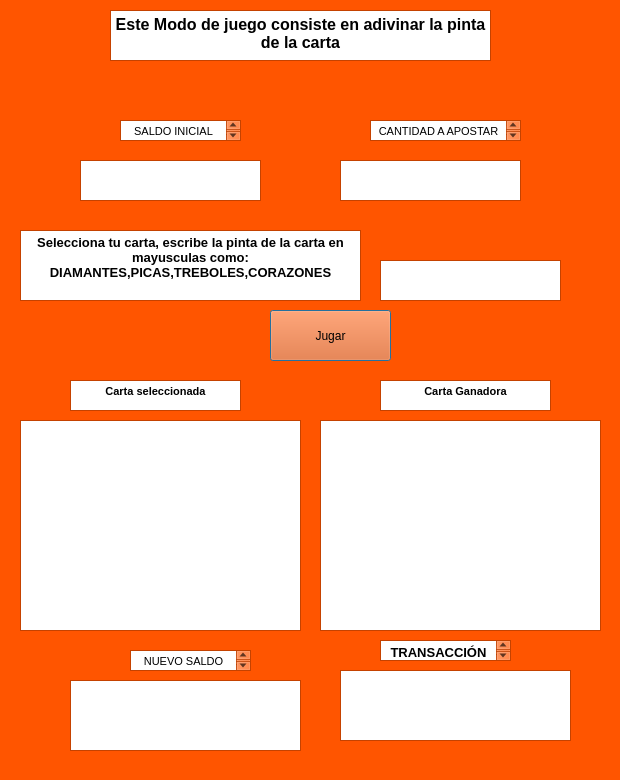
<?xml version="1.0" encoding="UTF-8"?>
<ui version="4.0">
 <class>opcion5</class>
 <widget class="QDialog" name="opcion5">
  <property name="geometry">
   <rect>
    <x>0</x>
    <y>0</y>
    <width>620</width>
    <height>780</height>
   </rect>
  </property>
  <property name="palette">
   <palette>
    <active>
     <colorrole role="WindowText">
      <brush brushstyle="SolidPattern">
       <color alpha="255">
        <red>0</red>
        <green>0</green>
        <blue>0</blue>
       </color>
      </brush>
     </colorrole>
     <colorrole role="Button">
      <brush brushstyle="SolidPattern">
       <color alpha="255">
        <red>255</red>
        <green>85</green>
        <blue>0</blue>
       </color>
      </brush>
     </colorrole>
     <colorrole role="Light">
      <brush brushstyle="SolidPattern">
       <color alpha="255">
        <red>255</red>
        <green>170</green>
        <blue>127</blue>
       </color>
      </brush>
     </colorrole>
     <colorrole role="Midlight">
      <brush brushstyle="SolidPattern">
       <color alpha="255">
        <red>255</red>
        <green>127</green>
        <blue>63</blue>
       </color>
      </brush>
     </colorrole>
     <colorrole role="Dark">
      <brush brushstyle="SolidPattern">
       <color alpha="255">
        <red>127</red>
        <green>42</green>
        <blue>0</blue>
       </color>
      </brush>
     </colorrole>
     <colorrole role="Mid">
      <brush brushstyle="SolidPattern">
       <color alpha="255">
        <red>170</red>
        <green>56</green>
        <blue>0</blue>
       </color>
      </brush>
     </colorrole>
     <colorrole role="Text">
      <brush brushstyle="SolidPattern">
       <color alpha="255">
        <red>0</red>
        <green>0</green>
        <blue>0</blue>
       </color>
      </brush>
     </colorrole>
     <colorrole role="BrightText">
      <brush brushstyle="SolidPattern">
       <color alpha="255">
        <red>255</red>
        <green>255</green>
        <blue>255</blue>
       </color>
      </brush>
     </colorrole>
     <colorrole role="ButtonText">
      <brush brushstyle="SolidPattern">
       <color alpha="255">
        <red>0</red>
        <green>0</green>
        <blue>0</blue>
       </color>
      </brush>
     </colorrole>
     <colorrole role="Base">
      <brush brushstyle="SolidPattern">
       <color alpha="255">
        <red>255</red>
        <green>255</green>
        <blue>255</blue>
       </color>
      </brush>
     </colorrole>
     <colorrole role="Window">
      <brush brushstyle="SolidPattern">
       <color alpha="255">
        <red>255</red>
        <green>85</green>
        <blue>0</blue>
       </color>
      </brush>
     </colorrole>
     <colorrole role="Shadow">
      <brush brushstyle="SolidPattern">
       <color alpha="255">
        <red>0</red>
        <green>0</green>
        <blue>0</blue>
       </color>
      </brush>
     </colorrole>
     <colorrole role="AlternateBase">
      <brush brushstyle="SolidPattern">
       <color alpha="255">
        <red>255</red>
        <green>170</green>
        <blue>127</blue>
       </color>
      </brush>
     </colorrole>
     <colorrole role="ToolTipBase">
      <brush brushstyle="SolidPattern">
       <color alpha="255">
        <red>255</red>
        <green>255</green>
        <blue>220</blue>
       </color>
      </brush>
     </colorrole>
     <colorrole role="ToolTipText">
      <brush brushstyle="SolidPattern">
       <color alpha="255">
        <red>0</red>
        <green>0</green>
        <blue>0</blue>
       </color>
      </brush>
     </colorrole>
    </active>
    <inactive>
     <colorrole role="WindowText">
      <brush brushstyle="SolidPattern">
       <color alpha="255">
        <red>0</red>
        <green>0</green>
        <blue>0</blue>
       </color>
      </brush>
     </colorrole>
     <colorrole role="Button">
      <brush brushstyle="SolidPattern">
       <color alpha="255">
        <red>255</red>
        <green>85</green>
        <blue>0</blue>
       </color>
      </brush>
     </colorrole>
     <colorrole role="Light">
      <brush brushstyle="SolidPattern">
       <color alpha="255">
        <red>255</red>
        <green>170</green>
        <blue>127</blue>
       </color>
      </brush>
     </colorrole>
     <colorrole role="Midlight">
      <brush brushstyle="SolidPattern">
       <color alpha="255">
        <red>255</red>
        <green>127</green>
        <blue>63</blue>
       </color>
      </brush>
     </colorrole>
     <colorrole role="Dark">
      <brush brushstyle="SolidPattern">
       <color alpha="255">
        <red>127</red>
        <green>42</green>
        <blue>0</blue>
       </color>
      </brush>
     </colorrole>
     <colorrole role="Mid">
      <brush brushstyle="SolidPattern">
       <color alpha="255">
        <red>170</red>
        <green>56</green>
        <blue>0</blue>
       </color>
      </brush>
     </colorrole>
     <colorrole role="Text">
      <brush brushstyle="SolidPattern">
       <color alpha="255">
        <red>0</red>
        <green>0</green>
        <blue>0</blue>
       </color>
      </brush>
     </colorrole>
     <colorrole role="BrightText">
      <brush brushstyle="SolidPattern">
       <color alpha="255">
        <red>255</red>
        <green>255</green>
        <blue>255</blue>
       </color>
      </brush>
     </colorrole>
     <colorrole role="ButtonText">
      <brush brushstyle="SolidPattern">
       <color alpha="255">
        <red>0</red>
        <green>0</green>
        <blue>0</blue>
       </color>
      </brush>
     </colorrole>
     <colorrole role="Base">
      <brush brushstyle="SolidPattern">
       <color alpha="255">
        <red>255</red>
        <green>255</green>
        <blue>255</blue>
       </color>
      </brush>
     </colorrole>
     <colorrole role="Window">
      <brush brushstyle="SolidPattern">
       <color alpha="255">
        <red>255</red>
        <green>85</green>
        <blue>0</blue>
       </color>
      </brush>
     </colorrole>
     <colorrole role="Shadow">
      <brush brushstyle="SolidPattern">
       <color alpha="255">
        <red>0</red>
        <green>0</green>
        <blue>0</blue>
       </color>
      </brush>
     </colorrole>
     <colorrole role="AlternateBase">
      <brush brushstyle="SolidPattern">
       <color alpha="255">
        <red>255</red>
        <green>170</green>
        <blue>127</blue>
       </color>
      </brush>
     </colorrole>
     <colorrole role="ToolTipBase">
      <brush brushstyle="SolidPattern">
       <color alpha="255">
        <red>255</red>
        <green>255</green>
        <blue>220</blue>
       </color>
      </brush>
     </colorrole>
     <colorrole role="ToolTipText">
      <brush brushstyle="SolidPattern">
       <color alpha="255">
        <red>0</red>
        <green>0</green>
        <blue>0</blue>
       </color>
      </brush>
     </colorrole>
    </inactive>
    <disabled>
     <colorrole role="WindowText">
      <brush brushstyle="SolidPattern">
       <color alpha="255">
        <red>127</red>
        <green>42</green>
        <blue>0</blue>
       </color>
      </brush>
     </colorrole>
     <colorrole role="Button">
      <brush brushstyle="SolidPattern">
       <color alpha="255">
        <red>255</red>
        <green>85</green>
        <blue>0</blue>
       </color>
      </brush>
     </colorrole>
     <colorrole role="Light">
      <brush brushstyle="SolidPattern">
       <color alpha="255">
        <red>255</red>
        <green>170</green>
        <blue>127</blue>
       </color>
      </brush>
     </colorrole>
     <colorrole role="Midlight">
      <brush brushstyle="SolidPattern">
       <color alpha="255">
        <red>255</red>
        <green>127</green>
        <blue>63</blue>
       </color>
      </brush>
     </colorrole>
     <colorrole role="Dark">
      <brush brushstyle="SolidPattern">
       <color alpha="255">
        <red>127</red>
        <green>42</green>
        <blue>0</blue>
       </color>
      </brush>
     </colorrole>
     <colorrole role="Mid">
      <brush brushstyle="SolidPattern">
       <color alpha="255">
        <red>170</red>
        <green>56</green>
        <blue>0</blue>
       </color>
      </brush>
     </colorrole>
     <colorrole role="Text">
      <brush brushstyle="SolidPattern">
       <color alpha="255">
        <red>127</red>
        <green>42</green>
        <blue>0</blue>
       </color>
      </brush>
     </colorrole>
     <colorrole role="BrightText">
      <brush brushstyle="SolidPattern">
       <color alpha="255">
        <red>255</red>
        <green>255</green>
        <blue>255</blue>
       </color>
      </brush>
     </colorrole>
     <colorrole role="ButtonText">
      <brush brushstyle="SolidPattern">
       <color alpha="255">
        <red>127</red>
        <green>42</green>
        <blue>0</blue>
       </color>
      </brush>
     </colorrole>
     <colorrole role="Base">
      <brush brushstyle="SolidPattern">
       <color alpha="255">
        <red>255</red>
        <green>85</green>
        <blue>0</blue>
       </color>
      </brush>
     </colorrole>
     <colorrole role="Window">
      <brush brushstyle="SolidPattern">
       <color alpha="255">
        <red>255</red>
        <green>85</green>
        <blue>0</blue>
       </color>
      </brush>
     </colorrole>
     <colorrole role="Shadow">
      <brush brushstyle="SolidPattern">
       <color alpha="255">
        <red>0</red>
        <green>0</green>
        <blue>0</blue>
       </color>
      </brush>
     </colorrole>
     <colorrole role="AlternateBase">
      <brush brushstyle="SolidPattern">
       <color alpha="255">
        <red>255</red>
        <green>85</green>
        <blue>0</blue>
       </color>
      </brush>
     </colorrole>
     <colorrole role="ToolTipBase">
      <brush brushstyle="SolidPattern">
       <color alpha="255">
        <red>255</red>
        <green>255</green>
        <blue>220</blue>
       </color>
      </brush>
     </colorrole>
     <colorrole role="ToolTipText">
      <brush brushstyle="SolidPattern">
       <color alpha="255">
        <red>0</red>
        <green>0</green>
        <blue>0</blue>
       </color>
      </brush>
     </colorrole>
    </disabled>
   </palette>
  </property>
  <property name="windowTitle">
   <string>Modo 1</string>
  </property>
  <widget class="QTextEdit" name="TD1">
   <property name="geometry">
    <rect>
     <x>380</x>
     <y>260</y>
     <width>181</width>
     <height>41</height>
    </rect>
   </property>
  </widget>
  <widget class="QTextBrowser" name="textBrowser">
   <property name="geometry">
    <rect>
     <x>110</x>
     <y>10</y>
     <width>381</width>
     <height>51</height>
    </rect>
   </property>
   <property name="html">
    <string>&lt;!DOCTYPE HTML PUBLIC &quot;-//W3C//DTD HTML 4.0//EN&quot; &quot;http://www.w3.org/TR/REC-html40/strict.dtd&quot;&gt;
&lt;html&gt;&lt;head&gt;&lt;meta name=&quot;qrichtext&quot; content=&quot;1&quot; /&gt;&lt;style type=&quot;text/css&quot;&gt;
p, li { white-space: pre-wrap; }
&lt;/style&gt;&lt;/head&gt;&lt;body style=&quot; font-family:'MS Shell Dlg 2'; font-size:8.25pt; font-weight:400; font-style:normal;&quot;&gt;
&lt;p align=&quot;center&quot; style=&quot; margin-top:0px; margin-bottom:0px; margin-left:0px; margin-right:0px; -qt-block-indent:0; text-indent:0px;&quot;&gt;&lt;span style=&quot; font-size:12pt; font-weight:600;&quot;&gt;Este Modo de juego consiste en adivinar la pinta de la carta&lt;/span&gt;&lt;/p&gt;&lt;/body&gt;&lt;/html&gt;</string>
   </property>
  </widget>
  <widget class="QTextBrowser" name="textBrowser_2">
   <property name="geometry">
    <rect>
     <x>20</x>
     <y>230</y>
     <width>341</width>
     <height>71</height>
    </rect>
   </property>
   <property name="html">
    <string>&lt;!DOCTYPE HTML PUBLIC &quot;-//W3C//DTD HTML 4.0//EN&quot; &quot;http://www.w3.org/TR/REC-html40/strict.dtd&quot;&gt;
&lt;html&gt;&lt;head&gt;&lt;meta name=&quot;qrichtext&quot; content=&quot;1&quot; /&gt;&lt;style type=&quot;text/css&quot;&gt;
p, li { white-space: pre-wrap; }
&lt;/style&gt;&lt;/head&gt;&lt;body style=&quot; font-family:'MS Shell Dlg 2'; font-size:8.25pt; font-weight:400; font-style:normal;&quot;&gt;
&lt;p align=&quot;center&quot; style=&quot; margin-top:0px; margin-bottom:0px; margin-left:0px; margin-right:0px; -qt-block-indent:0; text-indent:0px;&quot;&gt;&lt;span style=&quot; font-size:10pt; font-weight:600;&quot;&gt;Selecciona tu carta, escribe la pinta de la carta en mayusculas como: DIAMANTES,PICAS,TREBOLES,CORAZONES&lt;/span&gt;&lt;/p&gt;&lt;/body&gt;&lt;/html&gt;</string>
   </property>
  </widget>
  <widget class="QTextBrowser" name="Rd11">
   <property name="geometry">
    <rect>
     <x>20</x>
     <y>420</y>
     <width>281</width>
     <height>211</height>
    </rect>
   </property>
  </widget>
  <widget class="QTextBrowser" name="Rd12">
   <property name="geometry">
    <rect>
     <x>320</x>
     <y>420</y>
     <width>281</width>
     <height>211</height>
    </rect>
   </property>
  </widget>
  <widget class="QPushButton" name="butD1">
   <property name="geometry">
    <rect>
     <x>270</x>
     <y>310</y>
     <width>121</width>
     <height>51</height>
    </rect>
   </property>
   <property name="text">
    <string>Jugar</string>
   </property>
  </widget>
  <widget class="QTextBrowser" name="textBrowser_6">
   <property name="geometry">
    <rect>
     <x>70</x>
     <y>380</y>
     <width>171</width>
     <height>31</height>
    </rect>
   </property>
   <property name="html">
    <string>&lt;!DOCTYPE HTML PUBLIC &quot;-//W3C//DTD HTML 4.0//EN&quot; &quot;http://www.w3.org/TR/REC-html40/strict.dtd&quot;&gt;
&lt;html&gt;&lt;head&gt;&lt;meta name=&quot;qrichtext&quot; content=&quot;1&quot; /&gt;&lt;style type=&quot;text/css&quot;&gt;
p, li { white-space: pre-wrap; }
&lt;/style&gt;&lt;/head&gt;&lt;body style=&quot; font-family:'MS Shell Dlg 2'; font-size:8.25pt; font-weight:400; font-style:normal;&quot;&gt;
&lt;p align=&quot;center&quot; style=&quot; margin-top:0px; margin-bottom:0px; margin-left:0px; margin-right:0px; -qt-block-indent:0; text-indent:0px;&quot;&gt;&lt;span style=&quot; font-weight:600;&quot;&gt;Carta seleccionada&lt;/span&gt;&lt;/p&gt;&lt;/body&gt;&lt;/html&gt;</string>
   </property>
  </widget>
  <widget class="QTextBrowser" name="textBrowser_7">
   <property name="geometry">
    <rect>
     <x>380</x>
     <y>380</y>
     <width>171</width>
     <height>31</height>
    </rect>
   </property>
   <property name="html">
    <string>&lt;!DOCTYPE HTML PUBLIC &quot;-//W3C//DTD HTML 4.0//EN&quot; &quot;http://www.w3.org/TR/REC-html40/strict.dtd&quot;&gt;
&lt;html&gt;&lt;head&gt;&lt;meta name=&quot;qrichtext&quot; content=&quot;1&quot; /&gt;&lt;style type=&quot;text/css&quot;&gt;
p, li { white-space: pre-wrap; }
&lt;/style&gt;&lt;/head&gt;&lt;body style=&quot; font-family:'MS Shell Dlg 2'; font-size:8.25pt; font-weight:400; font-style:normal;&quot;&gt;
&lt;p align=&quot;center&quot; style=&quot; margin-top:0px; margin-bottom:0px; margin-left:0px; margin-right:0px; -qt-block-indent:0; text-indent:0px;&quot;&gt;&lt;span style=&quot; font-weight:600;&quot;&gt;Carta Ganadora&lt;/span&gt;&lt;/p&gt;&lt;/body&gt;&lt;/html&gt;</string>
   </property>
  </widget>
  <widget class="QTextEdit" name="saldoActual">
   <property name="geometry">
    <rect>
     <x>80</x>
     <y>160</y>
     <width>181</width>
     <height>41</height>
    </rect>
   </property>
  </widget>
  <widget class="QTextBrowser" name="textBrowser_4">
   <property name="geometry">
    <rect>
     <x>370</x>
     <y>120</y>
     <width>151</width>
     <height>21</height>
    </rect>
   </property>
   <property name="html">
    <string>&lt;!DOCTYPE HTML PUBLIC &quot;-//W3C//DTD HTML 4.0//EN&quot; &quot;http://www.w3.org/TR/REC-html40/strict.dtd&quot;&gt;
&lt;html&gt;&lt;head&gt;&lt;meta name=&quot;qrichtext&quot; content=&quot;1&quot; /&gt;&lt;style type=&quot;text/css&quot;&gt;
p, li { white-space: pre-wrap; }
&lt;/style&gt;&lt;/head&gt;&lt;body style=&quot; font-family:'MS Shell Dlg 2'; font-size:8.25pt; font-weight:400; font-style:normal;&quot;&gt;
&lt;p align=&quot;center&quot; style=&quot; margin-top:0px; margin-bottom:0px; margin-left:0px; margin-right:0px; -qt-block-indent:0; text-indent:0px;&quot;&gt;CANTIDAD A APOSTAR&lt;/p&gt;&lt;/body&gt;&lt;/html&gt;</string>
   </property>
  </widget>
  <widget class="QTextEdit" name="cantApuesta">
   <property name="geometry">
    <rect>
     <x>340</x>
     <y>160</y>
     <width>181</width>
     <height>41</height>
    </rect>
   </property>
  </widget>
  <widget class="QTextBrowser" name="nuevoSaldo">
   <property name="geometry">
    <rect>
     <x>70</x>
     <y>680</y>
     <width>231</width>
     <height>71</height>
    </rect>
   </property>
  </widget>
  <widget class="QTextBrowser" name="textBrowser_5">
   <property name="geometry">
    <rect>
     <x>130</x>
     <y>650</y>
     <width>121</width>
     <height>21</height>
    </rect>
   </property>
   <property name="html">
    <string>&lt;!DOCTYPE HTML PUBLIC &quot;-//W3C//DTD HTML 4.0//EN&quot; &quot;http://www.w3.org/TR/REC-html40/strict.dtd&quot;&gt;
&lt;html&gt;&lt;head&gt;&lt;meta name=&quot;qrichtext&quot; content=&quot;1&quot; /&gt;&lt;style type=&quot;text/css&quot;&gt;
p, li { white-space: pre-wrap; }
&lt;/style&gt;&lt;/head&gt;&lt;body style=&quot; font-family:'MS Shell Dlg 2'; font-size:8.25pt; font-weight:400; font-style:normal;&quot;&gt;
&lt;p align=&quot;center&quot; style=&quot; margin-top:0px; margin-bottom:0px; margin-left:0px; margin-right:0px; -qt-block-indent:0; text-indent:0px;&quot;&gt;NUEVO SALDO&lt;/p&gt;&lt;/body&gt;&lt;/html&gt;</string>
   </property>
  </widget>
  <widget class="QTextBrowser" name="textBrowser_3">
   <property name="geometry">
    <rect>
     <x>120</x>
     <y>120</y>
     <width>121</width>
     <height>21</height>
    </rect>
   </property>
   <property name="html">
    <string>&lt;!DOCTYPE HTML PUBLIC &quot;-//W3C//DTD HTML 4.0//EN&quot; &quot;http://www.w3.org/TR/REC-html40/strict.dtd&quot;&gt;
&lt;html&gt;&lt;head&gt;&lt;meta name=&quot;qrichtext&quot; content=&quot;1&quot; /&gt;&lt;style type=&quot;text/css&quot;&gt;
p, li { white-space: pre-wrap; }
&lt;/style&gt;&lt;/head&gt;&lt;body style=&quot; font-family:'MS Shell Dlg 2'; font-size:8.25pt; font-weight:400; font-style:normal;&quot;&gt;
&lt;p align=&quot;center&quot; style=&quot; margin-top:0px; margin-bottom:0px; margin-left:0px; margin-right:0px; -qt-block-indent:0; text-indent:0px;&quot;&gt;SALDO INICIAL&lt;/p&gt;&lt;/body&gt;&lt;/html&gt;</string>
   </property>
  </widget>
  <widget class="QTextBrowser" name="textBrowser_9">
   <property name="geometry">
    <rect>
     <x>380</x>
     <y>640</y>
     <width>131</width>
     <height>21</height>
    </rect>
   </property>
   <property name="html">
    <string>&lt;!DOCTYPE HTML PUBLIC &quot;-//W3C//DTD HTML 4.0//EN&quot; &quot;http://www.w3.org/TR/REC-html40/strict.dtd&quot;&gt;
&lt;html&gt;&lt;head&gt;&lt;meta name=&quot;qrichtext&quot; content=&quot;1&quot; /&gt;&lt;style type=&quot;text/css&quot;&gt;
p, li { white-space: pre-wrap; }
&lt;/style&gt;&lt;/head&gt;&lt;body style=&quot; font-family:'MS Shell Dlg 2'; font-size:8.25pt; font-weight:400; font-style:normal;&quot;&gt;
&lt;p align=&quot;center&quot; style=&quot; margin-top:0px; margin-bottom:0px; margin-left:0px; margin-right:0px; -qt-block-indent:0; text-indent:0px;&quot;&gt;&lt;span style=&quot; font-size:10pt; font-weight:600;&quot;&gt;TRANSACCIÓN&lt;/span&gt;&lt;/p&gt;&lt;/body&gt;&lt;/html&gt;</string>
   </property>
  </widget>
  <widget class="QTextBrowser" name="nuevoSaldo_2">
   <property name="geometry">
    <rect>
     <x>340</x>
     <y>670</y>
     <width>231</width>
     <height>71</height>
    </rect>
   </property>
  </widget>
 </widget>
 <resources/>
 <connections/>
</ui>
